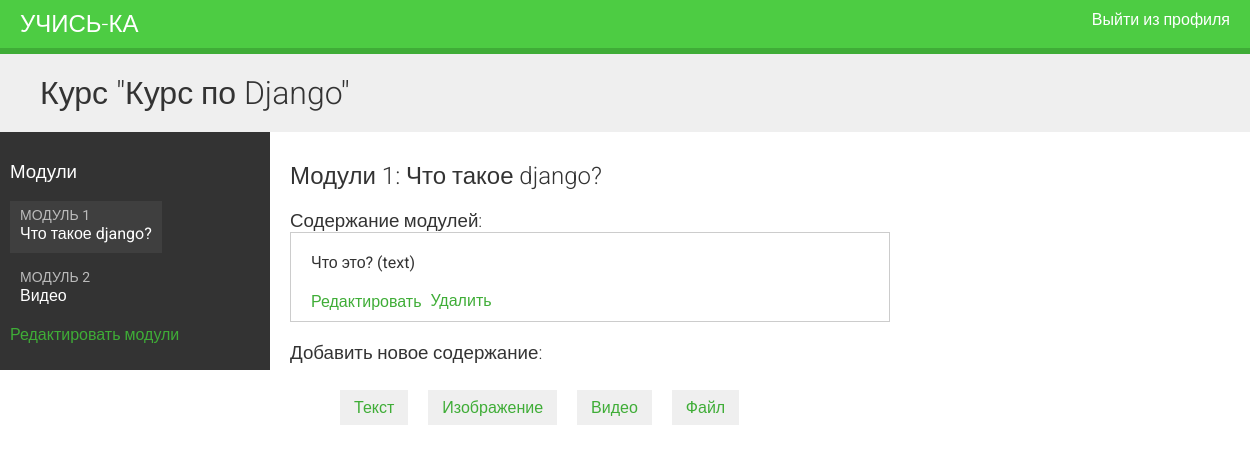
/course/module/11/ (signed in), run on the app's committed database.
### courses/models.py (models this page shows, shortened)
class Course(models.Model):
    owner = models.ForeignKey(User,
                                                      related_name='courses_created',
                                                      on_delete=models.CASCADE)
    subject = models.ForeignKey(Subject,
                                                        related_name='courses',
                                                        on_delete=models.CASCADE)
    title = models.CharField(max_length=200)
    slug = models.SlugField(max_length=200, unique=True)
    overview = models.TextField()
    created = models.DateTimeField(auto_now_add=True)
    students = models.ManyToManyField(User,
                                                              related_name='courses_joined',
                                                              blank=True)
    class Meta:
        ordering = ['-created']

class Module(models.Model):
    course = models.ForeignKey(Course,
                                                       related_name='modules',
                                                       on_delete=models.CASCADE)
    title = models.CharField(max_length=200)
    description = models.TextField(blank=True)
    order = OrderField(blank=True, for_fields=['course'])
    class Meta:
        ordering = ['order']

class Content(models.Model):
    module = models.ForeignKey(Module,
                                                        related_name='contents',
                                                        on_delete=models.CASCADE)
    content_type = models.ForeignKey(ContentType,
                                                                 on_delete=models.CASCADE,
                                                                 limit_choices_to={'model__in':(
                                                                                               'text',
                                                                                               'video',
                                                                                               'image',
                                                                                               'file')})
    object_id = models.PositiveIntegerField()
    item = GenericForeignKey('content_type', 'object_id')
    order = OrderField(blank=True, for_fields=['module'])
    class Meta:
        ordering = ['order']

class ItemBase(models.Model):
    owner = models.ForeignKey(User,
                                                     related_name='%(class)s_related',
                                                     on_delete=models.CASCADE)
    title = models.CharField(max_length=250)
    created = models.DateTimeField(auto_now_add=True)
    updated = models.DateTimeField(auto_now=True)
    class Meta:
        abstract = True
    def __str__(self):
        return self.title

class Text(ItemBase):
    content = models.TextField()

### courses/views.py (the view)
class ModuleContentListView(TemplateResponseMixin, View):
    template_name = 'courses/manage/module/content_list.html'
    def get(self, request, module_id):
        module = get_object_or_404(Module,
                                   id=module_id,
                                   course__owner=request.user)
        return self.render_to_response({'module': module})

### courses/templatetags/course.py (called while the page is built)
@register.filter
def model_name(obj):
    try:
        return obj._meta.model_name
    except AttributeError:
        return None

### courses/templates/courses/manage/module/content_list.html (shortened to what this page needs)
{% extends "base.html" %}
{% load course %}
{% block content %}
{% with course=module.course %}
    <h1>Курс "{{ course.title }}"</h1>
    <div class="contents">
        <h3>Модули</h3>
        <ul id="modules">
            {% for m in course.modules.all %}
                <li data-id="{{ m.id }}" {% if m == module %}
                    class="selected"{% endif %}>
                    <a href="{% url "module_content_list" m.id %}">
                        <span>
                            Модуль <span class="order">{{ m.order|add:1 }}</span>
                        </span>
                        <br>
                        {{ m.title }}
                    </a>
                </li>
            {% empty %}
                <li>Ещё нет модулей</li>
            {% endfor %}
        </ul>
        <p><a href="{% url "course_module_update" course.id %}">
        Редактировать модули</a></p>
    </div>
    <div class="module">
        <h2>Модули {{ module.order|add:1 }}: {{ module.title }}</h2>
        <h3>Содержание модулей:</h3>
        <div id="module-contents">
            {% for content in module.contents.all %}
                <div data-id="{{ content.id }}">
                    {% with item=content.item %}
                        <p>{{ item }} ({{ item|model_name }})</p>
                        <a href="{% url "module_content_update" module.id item|model_name item.id %}">Редактировать</a>
                        <form action="{% url "module_content_delete" content.id %}"
                            method="post">
                            <input type="submit" value="Удалить">
                        </form>
                    {% endwith %}
                </div>
            {% empty %}
                <p>В этом модуле пока нет содержания.</p>
            {% endfor %}
        </div>
        <h3>Добавить новое содержание:</h3>
            <ul class="content-types">
                <li><a href="{% url "module_content_create" module.id "text" %}">
                        Текст</a></li>
                <li><a href="{% url "module_content_create" module.id "image" %}">
                        Изображение</a></li>
                <li><a href="{% url "module_content_create" module.id "video" %}">
                        Видео</a></li>
                <li><a href="{% url "module_content_create" module.id "file" %}">
                        Файл</a></li>
            </ul>
        </div>
    {% endwith %}
{% endblock %}

### courses/static/css/base.css (style rules this page uses)
body { margin:0; font-family:'Roboto', sans-serif; font-weight:400; color:#333; }
a { color:#3fad37; text-decoration:none; }
ul { float:left; }
h1, h2, h3, h4, h5, h6 { font-family:'Roboto', sans-serif; font-weight:300; }
h1 { background:#efefef; width:100%; overflow:auto; padding:20px 0 20px 40px; margin:0; }
.module { padding:10px 20px; float:left; width:600px; }
.module h3 { margin:20px 0 0; padding:0; width:100%; }
.module p { margin:10px 0 20px; width:100%; float:left; }
.contents { width:20%; padding:10px; float:left; background:#333; color: #fff; font-family:'Roboto', sans-serif; }
.contents ul { list-style:none; margin:0; padding:0; }
.contents ul li { margin:0 0 10px 0; padding:4px 10px 10px; overflow:auto; }
.contents ul li.selected { background:#3f3f3f; }
.contents ul span { text-transform:uppercase; color:#bbb; font-size:14px; }
.contents ul a { display:block; color:#fff; text-decoration:none; }
ul.content-types li { list-style:none; float:left; margin:10px; background:#efefef; padding:8px 14px; }
input, select, textarea { border:1px solid #ccc; border-bottom:3px solid #ccc; padding:8px 12px; font-size:16px; font-family:'Roboto', sans-serif; float:left; clear:both; width:300px; }
input[type=submit], a.button { border-radius:5px; background:#4dcc43; color:#fff; font-size:16px; text-transform:uppercase; border:none; padding:10px 20px; margin:20px 0; }
#module-contents div { padding:10px 20px; border:1px solid #ccc; background:#fff }
#module-contents form { margin:0; padding:0; }
#module-contents input[type=submit] { color:#3fad37; background:none; margin:-20px 0 0; padding:0; float:left; text-transform:none; }

### data on the page
Course: title "Курс по Django"
Module: order|add "1", title "Что такое django?"
Module: order|add "2", title "Видео"
Content: item "Что это?", item|model_name "text"
